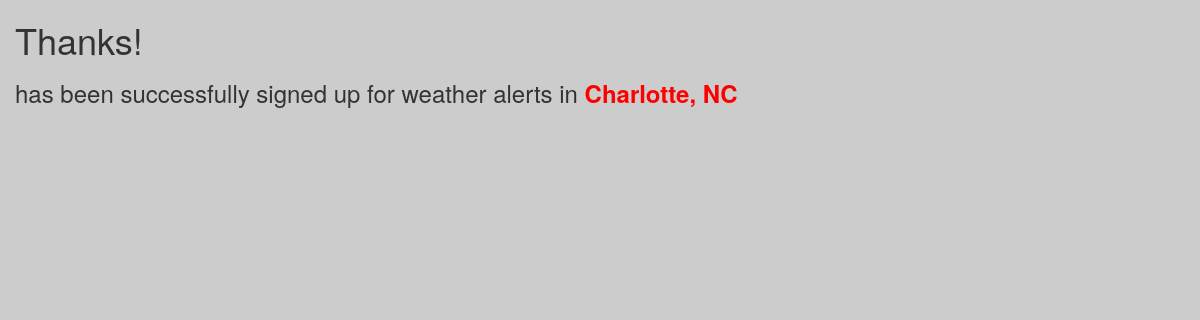
Page /newsletter/22/result/ on the earlier database version.
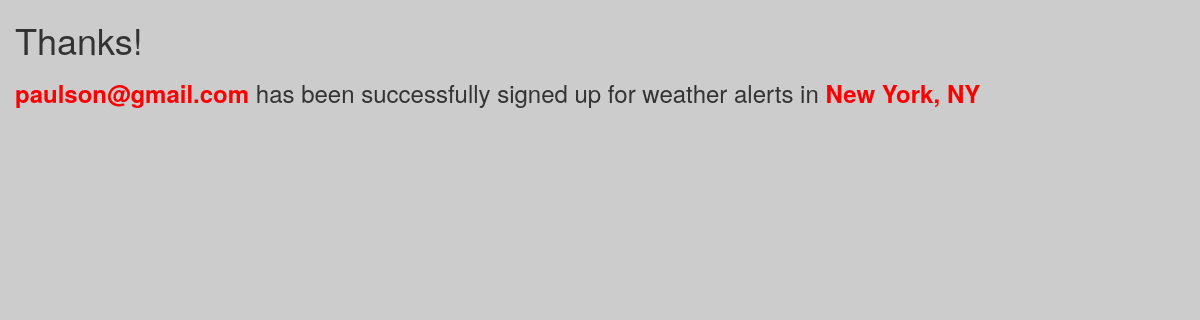
Same page on the later database version.
### newsletter/models.py (models this page shows, shortened)
class EmailList(models.Model):
    email_address = models.CharField(max_length=100, unique=True, null=False)
    location = models.ForeignKey(Cities, on_delete=models.CASCADE)

class Cities(models.Model):
    city = models.CharField(max_length=100)
    state = models.CharField(max_length=100)
    def __str__(self):
        return '{}, {}'.format(self.city, self.state)

### newsletter/views.py (the view)
# urls.py: url(r'^(?P<pk>[0-9]+)/result/$', views.ResultView.as_view(), name='result')
class ResultView(generic.ListView):
    template_name = 'newsletter/result.html'
    context_object_name = 'entry'
    def get_queryset(self):
        return EmailList.objects.latest('id')

### newsletter/templates/newsletter/result.html (shortened to what this page needs)
<!DOCTYPE html>
<html lang="en">
<head>
    <link rel="stylesheet" href="https://maxcdn.bootstrapcdn.com/bootstrap/3.3.7/css/bootstrap.min.css"
>
    <link rel="stylesheet" href="https://maxcdn.bootstrapcdn.com/bootstrap/3.3.7/css/bootstrap-theme.min.css"
>
    {% load static %}
    <link rel="stylesheet" type="text/css" href="{% static 'newsletter/style.css' %}"/>
</head>
<body>
<div class="container">
    <div class="row">
        <h1>Thanks!</h1>
        <h3><strong>{{ entry.email_address }}</strong> has been successfully signed
            up for weather alerts in <strong>{{ entry.location }}</strong>
        </h3>
    </div>
</div>
</body>
</html>

Differences in the rows shown:
changed EmailList: email_address (not shown) → "paulson@gmail.com"; location "Charlotte, NC" → "New York, NY"
